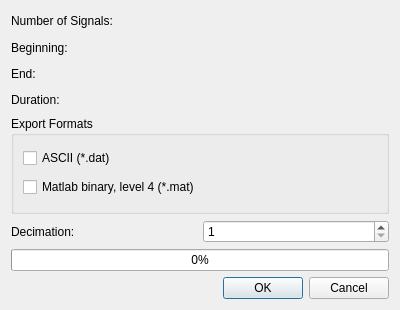
<?xml version="1.0" encoding="UTF-8"?>
<ui version="4.0">
 <class>ExportDialog</class>
 <widget class="QDialog" name="ExportDialog">
  <property name="geometry">
   <rect>
    <x>0</x>
    <y>0</y>
    <width>400</width>
    <height>310</height>
   </rect>
  </property>
  <property name="windowTitle">
   <string>Dialog</string>
  </property>
  <layout class="QVBoxLayout" name="verticalLayout_2">
   <item>
    <layout class="QGridLayout" name="gridLayout">
     <item row="0" column="0">
      <widget class="QLabel" name="label">
       <property name="sizePolicy">
        <sizepolicy hsizetype="Preferred" vsizetype="Preferred">
         <horstretch>1</horstretch>
         <verstretch>0</verstretch>
        </sizepolicy>
       </property>
       <property name="text">
        <string>Number of Signals:</string>
       </property>
      </widget>
     </item>
     <item row="0" column="1">
      <widget class="QLabel" name="labelNumber">
       <property name="sizePolicy">
        <sizepolicy hsizetype="Preferred" vsizetype="Preferred">
         <horstretch>2</horstretch>
         <verstretch>0</verstretch>
        </sizepolicy>
       </property>
       <property name="text">
        <string/>
       </property>
       <property name="textInteractionFlags">
        <set>Qt::LinksAccessibleByMouse|Qt::TextSelectableByMouse</set>
       </property>
      </widget>
     </item>
     <item row="1" column="0">
      <widget class="QLabel" name="label_2">
       <property name="text">
        <string>Beginning:</string>
       </property>
      </widget>
     </item>
     <item row="1" column="1">
      <widget class="QLabel" name="labelBegin">
       <property name="text">
        <string/>
       </property>
       <property name="textInteractionFlags">
        <set>Qt::LinksAccessibleByMouse|Qt::TextSelectableByMouse</set>
       </property>
      </widget>
     </item>
     <item row="2" column="0">
      <widget class="QLabel" name="label_3">
       <property name="text">
        <string>End:</string>
       </property>
      </widget>
     </item>
     <item row="2" column="1">
      <widget class="QLabel" name="labelEnd">
       <property name="text">
        <string/>
       </property>
       <property name="textInteractionFlags">
        <set>Qt::LinksAccessibleByMouse|Qt::TextSelectableByMouse</set>
       </property>
      </widget>
     </item>
     <item row="3" column="0">
      <widget class="QLabel" name="label_5">
       <property name="text">
        <string>Duration:</string>
       </property>
      </widget>
     </item>
     <item row="3" column="1">
      <widget class="QLabel" name="labelDuration">
       <property name="text">
        <string/>
       </property>
       <property name="textInteractionFlags">
        <set>Qt::LinksAccessibleByMouse|Qt::TextSelectableByMouse</set>
       </property>
      </widget>
     </item>
    </layout>
   </item>
   <item>
    <widget class="QGroupBox" name="groupBox">
     <property name="title">
      <string>Export Formats</string>
     </property>
     <layout class="QVBoxLayout" name="verticalLayout">
      <item>
       <widget class="QCheckBox" name="checkBoxAscii">
        <property name="text">
         <string>ASCII (*.dat)</string>
        </property>
       </widget>
      </item>
      <item>
       <widget class="QCheckBox" name="checkBoxMatlab">
        <property name="text">
         <string>Matlab binary, level 4 (*.mat)</string>
        </property>
       </widget>
      </item>
     </layout>
    </widget>
   </item>
   <item>
    <layout class="QHBoxLayout" name="horizontalLayout">
     <item>
      <widget class="QLabel" name="label_4">
       <property name="text">
        <string>Decimation:</string>
       </property>
      </widget>
     </item>
     <item>
      <widget class="QSpinBox" name="spinBoxDecimation">
       <property name="minimum">
        <number>1</number>
       </property>
       <property name="maximum">
        <number>2147483647</number>
       </property>
      </widget>
     </item>
    </layout>
   </item>
   <item>
    <widget class="QProgressBar" name="progressBar">
     <property name="value">
      <number>0</number>
     </property>
     <property name="textVisible">
      <bool>true</bool>
     </property>
     <property name="invertedAppearance">
      <bool>false</bool>
     </property>
    </widget>
   </item>
   <item>
    <widget class="QDialogButtonBox" name="buttonBox">
     <property name="orientation">
      <enum>Qt::Horizontal</enum>
     </property>
     <property name="standardButtons">
      <set>QDialogButtonBox::Cancel|QDialogButtonBox::Ok</set>
     </property>
    </widget>
   </item>
  </layout>
 </widget>
 <resources/>
 <connections>
  <connection>
   <sender>buttonBox</sender>
   <signal>accepted()</signal>
   <receiver>ExportDialog</receiver>
   <slot>accept()</slot>
   <hints>
    <hint type="sourcelabel">
     <x>248</x>
     <y>254</y>
    </hint>
    <hint type="destinationlabel">
     <x>157</x>
     <y>274</y>
    </hint>
   </hints>
  </connection>
  <connection>
   <sender>buttonBox</sender>
   <signal>rejected()</signal>
   <receiver>ExportDialog</receiver>
   <slot>reject()</slot>
   <hints>
    <hint type="sourcelabel">
     <x>316</x>
     <y>260</y>
    </hint>
    <hint type="destinationlabel">
     <x>286</x>
     <y>274</y>
    </hint>
   </hints>
  </connection>
 </connections>
</ui>
